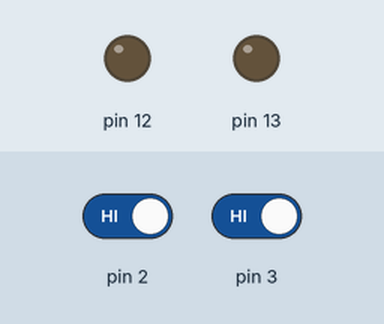
Bench run of a sketch on a simulated Arduino Uno, built with avr-gcc and run on an emulated ATmega328P. On the bench: output pins drawn as LEDs (lit = HIGH). The test bench sets the inputs (shaded band); at power-on: pin 2 HIGH, pin 3 HIGH.

Above: at 1.2 s.
1.3 s: pin 2 driven LOW
At 2.3 s:
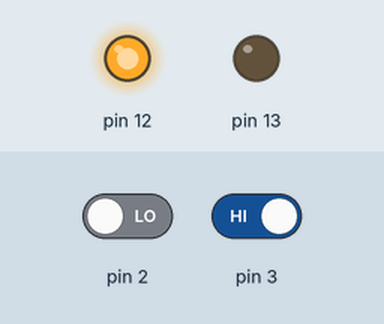
2.8 s: pin 3 driven LOW
At 3.2 s:
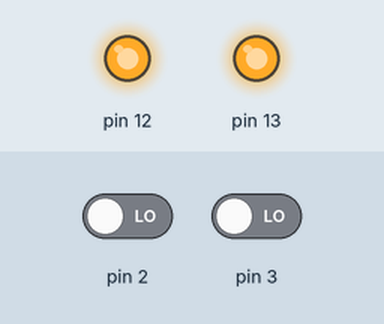
4.3 s: pin 2 driven HIGH
At 4.8 s:
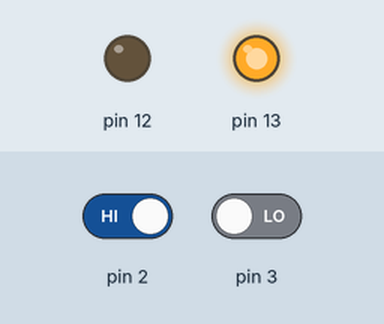
5.8 s: pin 3 driven HIGH
At 6.8 s:
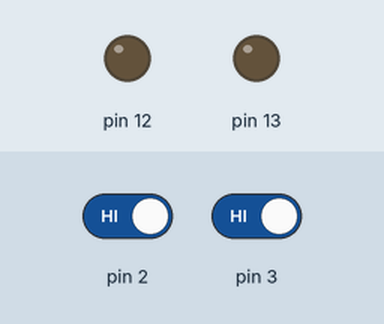
Timing chart, 0 to 8.3 s (numbered marks = the images above; inputs shaded):
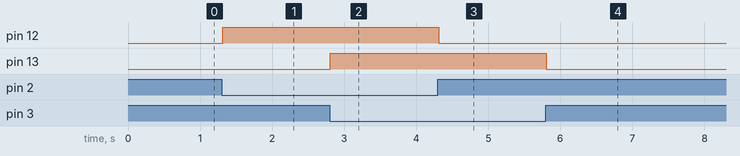

Measured:
- after the input at 1.3 s, pin 12: LOW → HIGH at once
- after the input at 2.8 s, pin 13: LOW → HIGH at once
- after the input at 4.3 s, pin 12: HIGH → LOW at once
- after the input at 5.8 s, pin 13: HIGH → LOW at once

The sketch:

IR_Sensor_Testing.ino
```cpp
void setup() {
  // put your setup code here, to run once:
  pinMode(13,OUTPUT);
  pinMode(3,INPUT);

  pinMode(12,OUTPUT);
  pinMode(2,INPUT);

  Serial.begin(9600);

}

void loop()
  // put your main code here, to run repeatedly:
{
  if (digitalRead(3) == LOW)
  {
    digitalWrite(13,HIGH);

    delay(10);
  }

  else
  {
    digitalWrite(13,LOW);
    delay(10);
  }

  if (digitalRead(2) == LOW)
  {
    digitalWrite(12,HIGH);

    delay(10);
  }

  else
  {
    digitalWrite(12,LOW);
    delay(10);
  }
}
```
